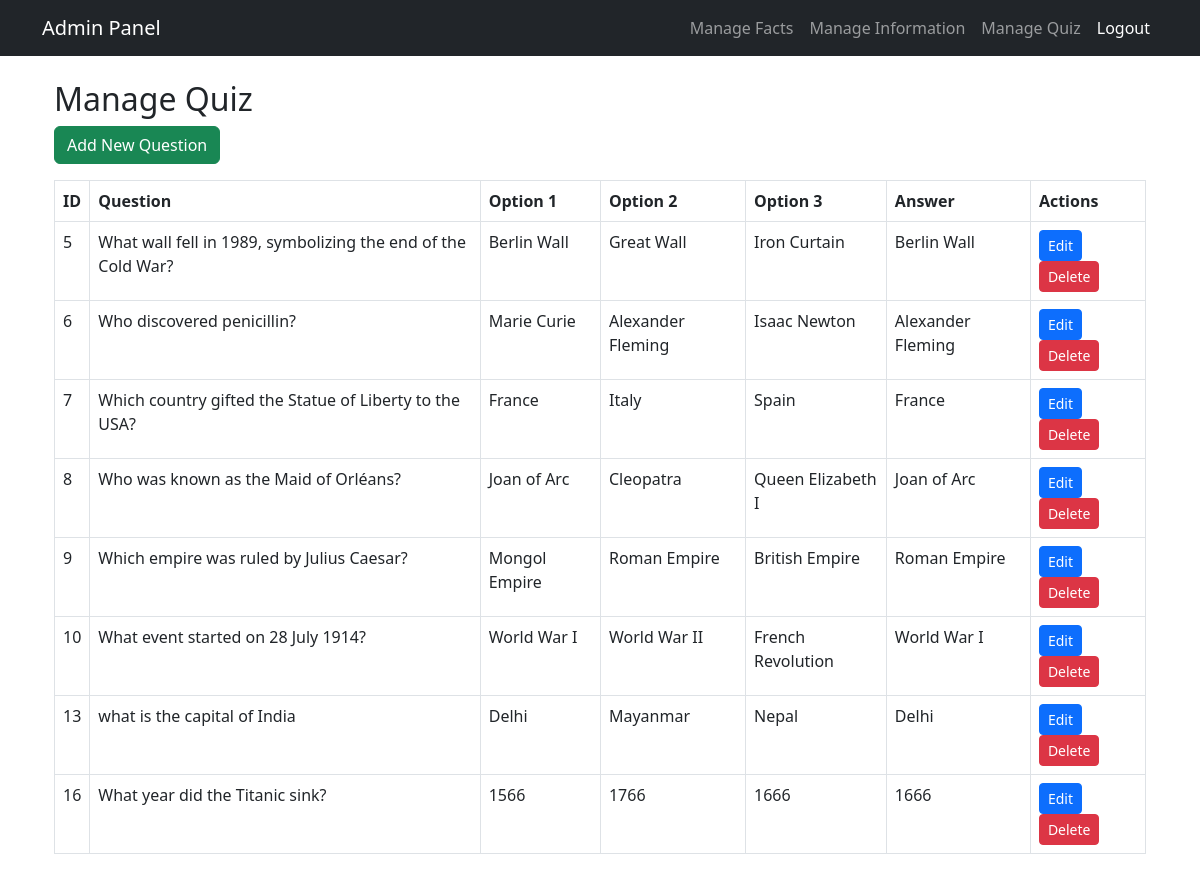
The app's page /admin/manage_quiz (signed in) with its own data.
### app.py (models this page shows)
class Quiz(db.Model):
    id = db.Column(db.Integer, primary_key=True)
    question = db.Column(db.String(500), nullable=False)
    option1 = db.Column(db.String(200), nullable=False)
    option2 = db.Column(db.String(200), nullable=False)
    option3 = db.Column(db.String(200), nullable=False)
    answer = db.Column(db.String(200), nullable=False)

### app.py (the view)
@app.route('/admin/manage_quiz', methods=['GET', 'POST'])
@login_required
def manage_quiz():
    if current_user.role != 'admin':
        flash("Unauthorized access!", "danger")
        return redirect(url_for('admin_dashboard'))
    questions = Quiz.query.all()
    return render_template('admin/manage_quiz.html', questions=questions)

### app.py (called while the page is built)
@login_manager.user_loader
def load_user(user_id):
    return User.query.get(int(user_id))

### templates/admin/manage_quiz.html
{% extends 'admin_base.html' %}
{% block content %}
<div class="container mt-4">
    <h2>Manage Quiz</h2>
    <a href="{{ url_for('add_quiz') }}" class="btn btn-success mb-3">Add New Question</a>
    <table class="table table-bordered">
        <thead>
            <tr>
                <th>ID</th>
                <th>Question</th>
                <th>Option 1</th>
                <th>Option 2</th>
                <th>Option 3</th>
                <th>Answer</th>
                <th>Actions</th>
            </tr>
        </thead>
        <tbody>
            {% for q in questions %}
            <tr>
                <td>{{ q.id }}</td>
                <td>{{ q.question }}</td>
                <td>{{ q.option1 }}</td>
                <td>{{ q.option2 }}</td>
                <td>{{ q.option3 }}</td>
                <td>{{ q.answer }}</td>
                <td>
                    <a href="{{ url_for('edit_quiz', quiz_id=q.id) }}" class="btn btn-primary btn-sm">Edit</a>
                    <a href="{{ url_for('delete_quiz', quiz_id=q.id) }}" class="btn btn-danger btn-sm" onclick="return confirm('Are you sure you want to delete this question?');">Delete</a>
                </td>
            </tr>
            {% endfor %}
        </tbody>
    </table>
</div>
{% endblock %}

### records on screen
Quiz: id "5", question "What wall fell in 1989, symbolizing the end of the Cold War?", option1 "Berlin Wall", option2 "Great Wall", option3 "Iron Curtain", answer "Berlin Wall"
Quiz: id "6", question "Who discovered penicillin?", option1 "Marie Curie", option2 "Alexander Fleming", option3 "Isaac Newton", answer "Alexander Fleming"
Quiz: id "7", question "Which country gifted the Statue of Liberty to the USA?", option1 "France", option2 "Italy", option3 "Spain", answer "France"
Quiz: id "8", question "Who was known as the Maid of Orléans?", option1 "Joan of Arc", option2 "Cleopatra", option3 "Queen Elizabeth I", answer "Joan of Arc"
Quiz: id "9", question "Which empire was ruled by Julius Caesar?", option1 "Mongol Empire", option2 "Roman Empire", option3 "British Empire", answer "Roman Empire"
Quiz: id "10", question "What event started on 28 July 1914?", option1 "World War I", option2 "World War II", option3 "French Revolution", answer "World War I"
Quiz: id "13", question "what is the capital of India", option1 "Delhi", option2 "Mayanmar", option3 "Nepal", answer "Delhi"
Quiz: id "16", question "What year did the Titanic sink?", option1 "1566", option2 "1766", option3 "1666", answer "1666"
